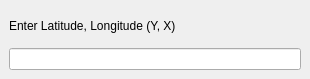
<?xml version="1.0" encoding="UTF-8"?>
<ui version="4.0">
 <class>ZoomToLatLonDockWidgetBase</class>
 <widget class="QDockWidget" name="ZoomToLatLonDockWidgetBase">
  <property name="geometry">
   <rect>
    <x>0</x>
    <y>0</y>
    <width>310</width>
    <height>79</height>
   </rect>
  </property>
  <property name="sizePolicy">
   <sizepolicy hsizetype="Preferred" vsizetype="Preferred">
    <horstretch>0</horstretch>
    <verstretch>0</verstretch>
   </sizepolicy>
  </property>
  <property name="windowTitle">
   <string>Zoom to Lat Lon</string>
  </property>
  <widget class="QWidget" name="dockWidgetContents">
   <layout class="QGridLayout" name="gridLayout">
    <item row="0" column="0">
     <widget class="QLabel" name="label">
      <property name="text">
       <string>Enter Latitude, Longitude (Y, X)</string>
      </property>
     </widget>
    </item>
    <item row="1" column="0">
     <widget class="QLineEdit" name="coordTxt"/>
    </item>
   </layout>
  </widget>
 </widget>
 <resources/>
 <connections/>
</ui>
